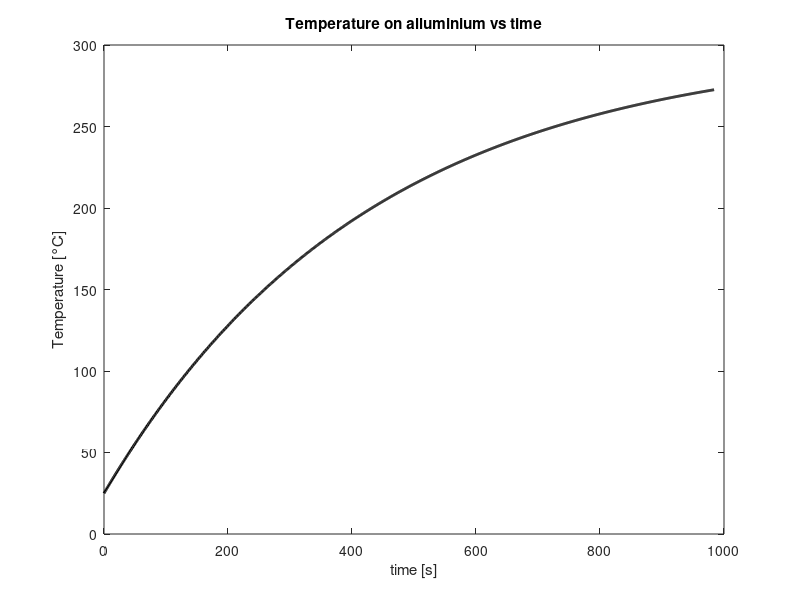
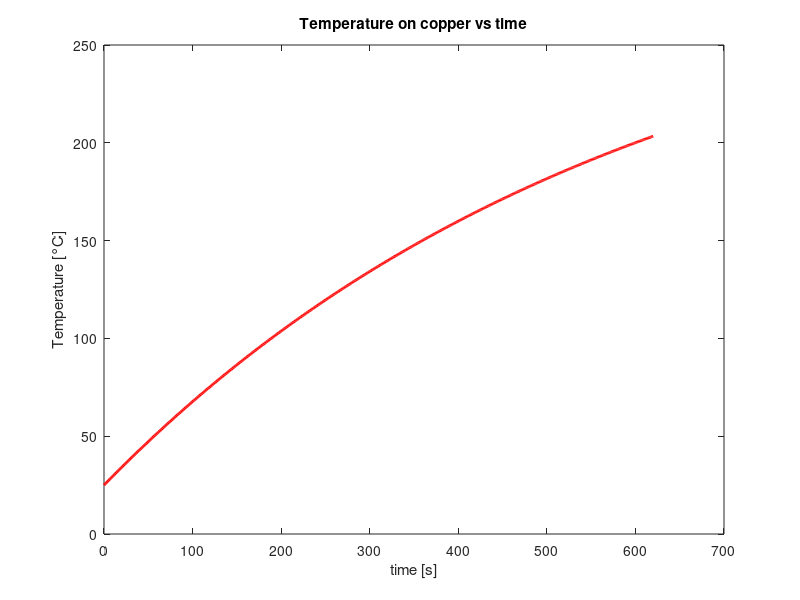

These charts were generated, in order, by the following MATLAB code:
% Thermal energy storage systems often involve packed beds of solid spheres through which hot
% gas flows during the 'charging' phase and cold gas flows during the 'discharging' phase.
% In the charging process (shown in Fig. 2), heat transfer from the hot gas increases the
% thermal energy stored in the spheres, which are initially at a lower temperature; during the
% discharging phase, the stored thermal energy decreases as it is transferred from the
% hot spheres to the cooler gas.  
% Consider a bed composed of aluminum spheres with a diameter of 75 mm (density 2700 kg/m³,
% specific heat capacity 950 J/kg/K, thermal conductivity 240 W/m/K) and a charging process
% where the gas enters the storage unit at a temperature of 300 degrees Celsius.
% If the initial temperature of the spheres is 25 degrees Celsius and the heat transfer
% coefficient is 75 W/m²K, numerically determine, after verifying that the problem can be
% addressed with a lumped-parameter model, how long it takes for the system to store 90 percent
% of the maximum storable thermal energy.
% Finally, evaluate whether and how much time would be saved in storing the
% same amount of energy if the spheres were made of copper (density 8900 kg/m³,
% specific heat capacity 400 J/kg/K) instead of aluminum, while maintaining the same size.

% Laib 8, exercise 4
% Simone Canevarolo
% S269893
% 27/11/2024

clear all
close all
clc

dd = 75e-3; % m
rovol_all = 2700; % kg/m^3
cp_all = 950; % J/kg/K
kk_all = 240; % W/m/K
Tgas = 300+273; % K
Tin = 25+273; % k
hh = 75; % W/m^2/K

As = 4*pi*dd^2/4; % area for heat exchange
Vol = 4/3*pi*(dd/2)^3; % volume of the sphere

% Biot number (should be Bi<0.1 in order to use the zero-dimensional
% problem)

Bi = hh*(dd/2)/kk_all;

% Now, we can start to code since the condition is satisfied.
% We consider the max of energy that can be stored as if the aluminium
% balls could have the same temperature as the air flow

Emax_theory_all = @(T) rovol_all*Vol*cp_all*(T-Tin);
Emax = Emax_theory_all(Tgas);

TT = Tin;
Tm = Tin;
Energy = rovol_all*Vol*cp_all*(TT-Tin);

err = 1; % error
toll = 1e-5; % tollerance
dt = 1; % s
time = 0; % s
ii = 1; % iterations

TTvett_all(1) = TT;

aa = dt*As*hh/rovol_all/cp_all/Vol;

while Energy < 0.9*Emax && ii<1000

    ii = ii+1;
    time = time+dt;

    TT = Tm+aa*(-Tm+Tgas);

    TTvett_all(ii) = TT;

    Energy = rovol_all*Vol*cp_all*(TT-Tin);

    Tm = TT;

end

tt = (0:dt:time)';

figure(1)
plot(tt,TTvett_all-273,'k','LineWidth',2)
title('Temperature on alluminium vs time')
xlabel('time [s]')
ylabel('Temperature [°C]')
% legend(Alluminium temperature)

Time_all = time;


%% COPPER

rovol_cu = 8900; % Kg/m^3
cp_cu = 400; % W/m/K
% same dimentions

Emax_theory_cu = @(T) rovol_all*Vol*cp_all*(T-Tin);
Emax = Emax_theory_cu(Tgas);

TT = Tin;
Tm = Tin;
Energy = rovol_cu*Vol*cp_cu*(TT-Tin);

err = 1;
toll = 1e-5;
dt = 1; % s
time = 0; % s
ii = 1;

TTvett_cu(1) = TT;

aa = dt*As*hh/rovol_cu/cp_cu/Vol;

while Energy < 0.9*Emax && ii<1000

    ii = ii+1;
    time = time+dt;

    TT = Tm+aa*(-Tm+Tgas);

    TTvett_cu(ii) = TT;

    Energy = rovol_cu*Vol*cp_cu*(TT-Tin);

    Tm = TT;

end

tt = (0:dt:time)';

figure(2)
plot(tt,TTvett_cu-273,'r','LineWidth',2)
title('Temperature on copper vs time')
xlabel('time [s]')
ylabel('Temperature [°C]')
% legend(Copper temperature)


timesave = abs(time-Time_all);
fprintf('\nThe time saved is %.5f seconds\n', timesave)